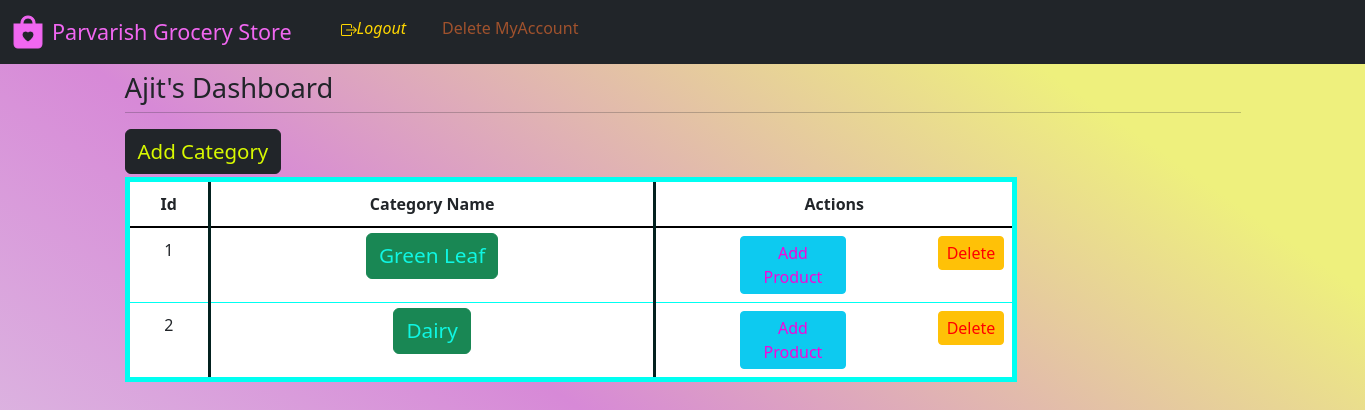
The page /manager_dash (signed in) on the database as committed earlier.
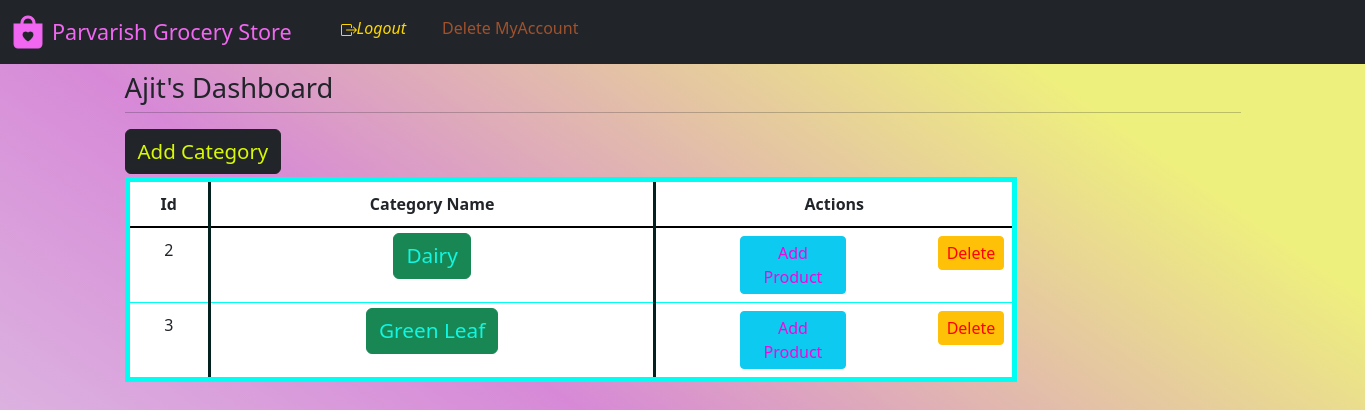
The same page on the database as committed later.
### website/model.py (models this page shows)
class Category(db.Model):
    category_Name = db.Column(db.String(), nullable=False, unique=True)
    category_Id = db.Column(db.Integer(), primary_key=True)
    managedBy_Id = db.Column(db.Integer(), db.ForeignKey('store.id'))
    catalog = db.relationship('Product', backref='parent')

### website/views.py (the view, shortened to what this page needs)
@login_required
@Views.route('/manager_dash', methods=["GET", "POST"])
def Dash_manager():
    manager_id = session['id']
    manager = Store.query.get(manager_id)
    categories = Category.query.all()
    return render_template('dash_m.html', categories=categories, name=manager.username, id=manager_id)

### website/auth.py (called while the page is built)
@App.login_manager.user_loader
def load_customer(id):
    if id is not None:
        return Customer.query.get(int(id))
    return None

### website/templates/dash_m.html (shortened to what this page needs)
{% extends "base.html" %} {% block title %}Store Admin{% endblock %}{% block
logout %}
<span
              id="logout"
              style="display: block inline-block; width: 600px"
            >
              <span style="margin: auto"
                ><i
                  ><a
                    class="nav-item nav-link"
                    style="float: left; color: rgb(255, 215, 0)"
                    href="/logout"
                    style="display: block; width: 10%; margin-left: 0px"
                    >Logout</a
                  ></i
                ></span
              ><span style="margin: auto"
                ><a
                  class="nav-item nav-link"
                  style="
                    float: left;
                    color: rgb(160, 82, 45);
                    width: 60%;
                    margin-left: 20px;
                  "
                  href="/delete_account/{{id}}"
                  onclick="return confirm('Are you sure you want to delete the account?');"
                  >Delete MyAccount</a
                ></span
              ></span
            >
{% endblock %} {% block content %}
<h5>
  <span style="float: left; font-size: 2vw">{{ name }}'s Dashboard</span>
</h5>
<br />
<hr />
<div>
  {% if categories|length == 0 %}
  <div class="alert alert-warning" role="alert">
    <p>None Categories, Added yet.</p>
    Press
    <button type="button" class="btn btn-dark btn-sm">
      <a
        href="{{url_for('views.Add_category')}}"
        class="alert-link;text-decoration: none;"
        style="
          /* background-color: green; */
          color: rgb(153, 43, 226);
          padding: 10px 10px; text-decoration: none;
        "
        >'Add Category'</a
      >
    </button>
    to add a new category
  </div>
  {% else %}
  <span style="float: left"
  >
    <a class="btn btn-dark"
      style="color: rgb(216, 249, 1); font-size: 1.5vw;text-decoration: none;"
      href="{{url_for('views.Add_category')}}"
      >Add Category</a
    >
  </span
>
<br>
<br>
  <table class="table table-hover"
    style="
      border: 5px solid rgb(0, 255, 242);
      /* background-color: #96d4d4; */
      width: 80%;
    "
  ><thead class="thead-dark">
    <tr align="center" style="border-bottom: 2px solid black">
      <th
        style="
          padding: 10px 10px;
          width: 10%;
          border-right: 3px solid rgb(3, 33, 31);
        "
      >
        Id
      </th>
      <th
        style="
          border-right: 3px solid rgb(3, 33, 31);
          padding: 10px 10px;
          width: 56%;
        "
      >
        Category Name
      </th>
      <th style=" padding: 10px 10px; width: 100%" colspan="2">
        Actions
      </th>
    </tr></thead>
    <tbody>
    {% for variety in categories %}
    <tr align="center" style="width: 100%">
      <td style="padding: 10px; border-right: 3px solid rgb(3, 33, 31)">
        {{ variety.category_Id }}
      </td>
      <td
        style="width: 50%; padding: 5px; border-right: 3px solid rgb(3, 33, 31)"
      >
        <a class="btn btn-success"
            style="color: rgb(16, 246, 227);text-decoration: none;font-size: 1.3em"
            href="/manager_dash/category_catalog/{{ variety.category_Id }}"
            >{{ variety.category_Name }}</a
          ></button>
      </td>
      <td  >
        <strong><a class="btn btn-info btn-sm" style="width:41%;color:rgb(246, 5, 218);font-size: 1em" href="/manager_dash/category_create/{{ variety.category_Id }}" style="text-decoration: none;"
          >Add Product</a
        ></strong>
      </td>
      <td >
      <strong><a class="btn btn-warning btn-sm"  onclick="return confirm('Are you sure to delete?')" style="width:100%; color: red;text-decoration: none;font-size: 1em" href="/manager_dash/delete_category/{{ variety.category_Id }}">Delete</a></strong></button>
      </td></tr>
    </tr></tbody>
    {% endfor %}
  </table>
  {% endif %}
</div>
{% endblock %}

Rows that differ between the two databases and show on the page:
removed Category: category_Id "1", category_Name "Green Leaf"
added Category: category_Id "3", category_Name "Green Leaf"
